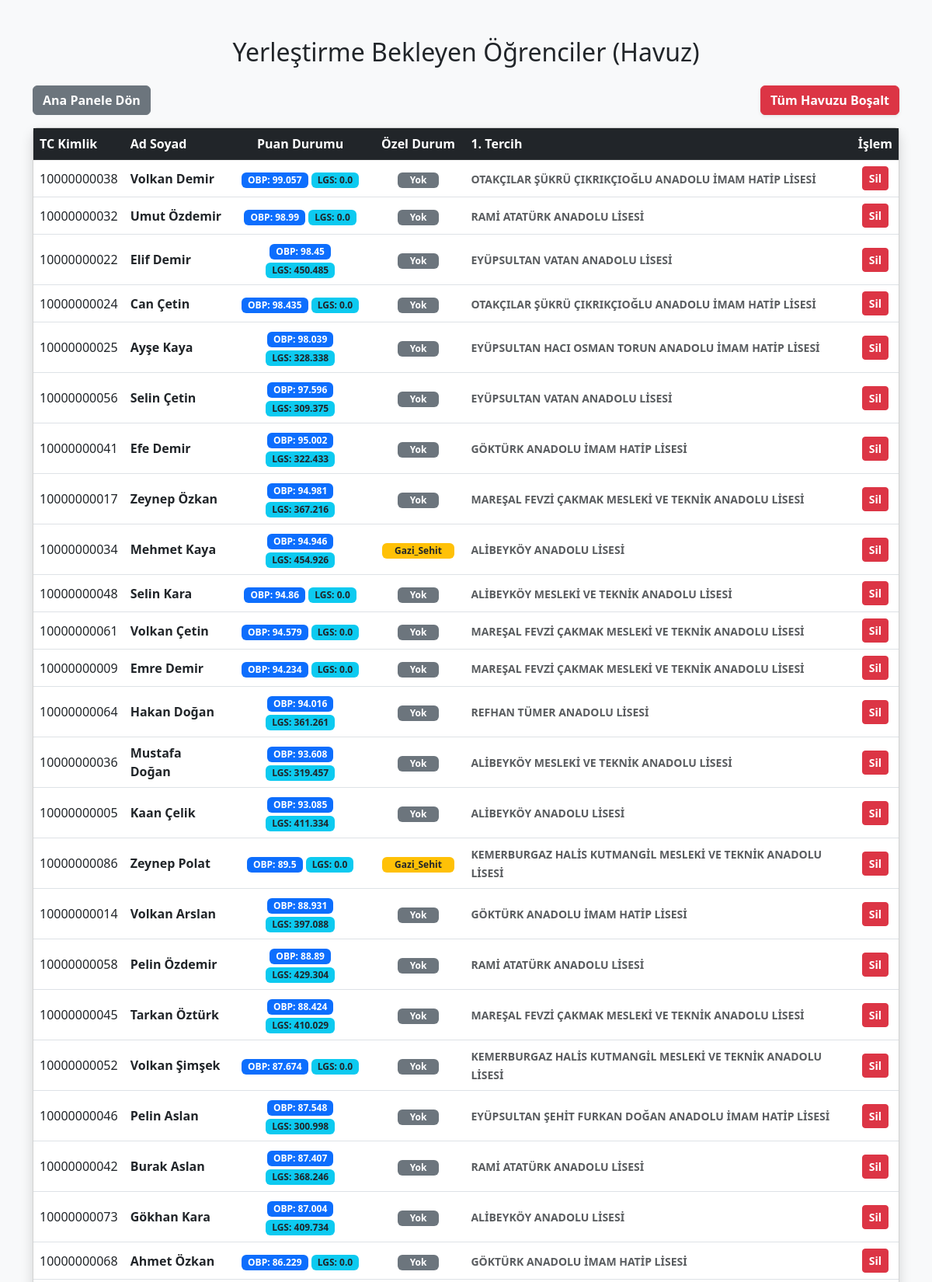
/havuz (upper part), run on the app's committed database.
### tables this page shows
CREATE TABLE tbl_ogrenciler (
            tc_kimlik VARCHAR(11) PRIMARY KEY,
            ad_soyad VARCHAR(100),
            dogum_tarihi DATE,
            medeni_durum BOOLEAN,
            mevcut_okul_id INTEGER,
            sinif_seviyesi INTEGER,
            sinif_tekrar_sayisi INTEGER,
            lgs_puani FLOAT,
            obp_puani FLOAT,
            ozel_durum_kodu VARCHAR(50),
            kayit_alani VARCHAR(50),
            tercih_1 VARCHAR(200),
            tercih_2 VARCHAR(200),
            tercih_3 VARCHAR(200)
        );

### app.py (the view)
@app.route('/havuz')
def ogrenci_havuzu():
    conn = sqlite3.connect(DB_YOLU)
    conn.row_factory = sqlite3.Row
    cursor = conn.cursor()
    cursor.execute("SELECT * FROM tbl_ogrenciler ORDER BY obp_puani DESC")
    ogrenciler = cursor.fetchall()
    conn.close()
    return render_template('havuz.html', ogrenciler=ogrenciler)

### templates/havuz.html (shortened to what this page needs)
<!DOCTYPE html>
<html lang="tr">
<head>
    <link href="https://cdn.jsdelivr.net/npm/bootstrap@5.3.0/dist/css/bootstrap.min.css" rel="stylesheet">
</head>
<body class="bg-light">
    <div class="container mt-5 mb-5">
        <h2 class="text-center mb-4">Yerleştirme Bekleyen Öğrenciler (Havuz)</h2>
        <div class="d-flex justify-content-between mb-3">
            <a href="/" class="btn btn-secondary fw-bold">Ana Panele Dön</a>
            <a href="/tum_ogrencileri_sil" class="btn btn-danger fw-bold shadow-sm" onclick="return confirm('Havuzdaki TÜM öğrencileri silmek istediğinize emin misiniz? Bu işlem geri alınamaz!');">Tüm Havuzu Boşalt</a>
        </div>
        <div class="card shadow">
            <div class="card-body p-0 table-responsive">
                <table class="table table-hover mb-0">
                    <thead class="table-dark">
                        <tr>
                            <th>TC Kimlik</th>
                            <th>Ad Soyad</th>
                            <th class="text-center">Puan Durumu</th>
                            <th class="text-center">Özel Durum</th>
                            <th>1. Tercih</th>
                            <th class="text-center">İşlem</th>
                        </tr>
                    </thead>
                    <tbody>
                        {% for ogrenci in ogrenciler %}
                        <tr>
                            <td class="align-middle">{{ ogrenci.tc_kimlik }}</td>
                            <td class="align-middle"><strong>{{ ogrenci.ad_soyad }}</strong></td>
                            <td class="align-middle text-center">
                                <span class="badge bg-primary px-2 py-1">OBP: {{ ogrenci.obp_puani }}</span>
                                <span class="badge bg-info text-dark px-2 py-1">LGS: {{ ogrenci.lgs_puani }}</span>
                            </td>
                            <td class="align-middle text-center">
                                {% if 'Yok' not in ogrenci.ozel_durum_kodu %}
                                <span class="badge bg-warning text-dark px-3 py-1">{{ ogrenci.ozel_durum_kodu }}</span>
                                {% else %}
                                <span class="badge bg-secondary px-3 py-1">Yok</span>
                                {% endif %}
                            </td>
                            <td class="align-middle"><small class="text-muted fw-bold">{{ ogrenci.tercih_1 }}</small></td>
                            <td class="align-middle text-center">
                                <a href="/ogrenci_sil/{{ ogrenci.tc_kimlik }}" class="btn btn-sm btn-danger fw-bold" onclick="return confirm('{{ ogrenci.ad_soyad }} adlı öğrenciyi silmek istediğinize emin misiniz?');">Sil</a>
                            </td>
                        </tr>
                        {% else %}
                        <tr>
                            <td colspan="6" class="text-center py-4 text-muted">Havuzda kayıtlı öğrenci bulunmamaktadır.</td>
                        </tr>
                        {% endfor %}
                    </tbody>
                </table>
            </div>
        </div>
    </div>
</body>
</html>

### data on the page
tbl_ogrenciler: tc_kimlik "10000000038", ad_soyad "Volkan Demir", obp_puani "99.057", lgs_puani "0.0", ozel_durum_kodu "Yok", tercih_1 "OTAKÇILAR ŞÜKRÜ ÇIKRIKÇIOĞLU ANADOLU İMAM HATİP LİSESİ"
tbl_ogrenciler: tc_kimlik "10000000032", ad_soyad "Umut Özdemir", obp_puani "98.99", lgs_puani "0.0", ozel_durum_kodu "Yok", tercih_1 "RAMİ ATATÜRK ANADOLU LİSESİ"
tbl_ogrenciler: tc_kimlik "10000000022", ad_soyad "Elif Demir", obp_puani "98.45", lgs_puani "450.485", ozel_durum_kodu "Yok", tercih_1 "EYÜPSULTAN VATAN ANADOLU LİSESİ"
tbl_ogrenciler: tc_kimlik "10000000024", ad_soyad "Can Çetin", obp_puani "98.435", lgs_puani "0.0", ozel_durum_kodu "Yok", tercih_1 "OTAKÇILAR ŞÜKRÜ ÇIKRIKÇIOĞLU ANADOLU İMAM HATİP LİSESİ"
tbl_ogrenciler: tc_kimlik "10000000025", ad_soyad "Ayşe Kaya", obp_puani "98.039", lgs_puani "328.338", ozel_durum_kodu "Yok", tercih_1 "EYÜPSULTAN HACI OSMAN TORUN ANADOLU İMAM HATİP LİSESİ"
tbl_ogrenciler: tc_kimlik "10000000056", ad_soyad "Selin Çetin", obp_puani "97.596", lgs_puani "309.375", ozel_durum_kodu "Yok", tercih_1 "EYÜPSULTAN VATAN ANADOLU LİSESİ"
tbl_ogrenciler: tc_kimlik "10000000041", ad_soyad "Efe Demir", obp_puani "95.002", lgs_puani "322.433", ozel_durum_kodu "Yok", tercih_1 "GÖKTÜRK ANADOLU İMAM HATİP LİSESİ"
tbl_ogrenciler: tc_kimlik "10000000017", ad_soyad "Zeynep Özkan", obp_puani "94.981", lgs_puani "367.216", ozel_durum_kodu "Yok", tercih_1 "MAREŞAL FEVZİ ÇAKMAK MESLEKİ VE TEKNİK ANADOLU LİSESİ"
tbl_ogrenciler: tc_kimlik "10000000034", ad_soyad "Mehmet Kaya", obp_puani "94.946", lgs_puani "454.926", ozel_durum_kodu "Gazi_Sehit", tercih_1 "ALİBEYKÖY ANADOLU LİSESİ"
tbl_ogrenciler: tc_kimlik "10000000048", ad_soyad "Selin Kara", obp_puani "94.86", lgs_puani "0.0", ozel_durum_kodu "Yok", tercih_1 "ALİBEYKÖY MESLEKİ VE TEKNİK ANADOLU LİSESİ"
tbl_ogrenciler: tc_kimlik "10000000061", ad_soyad "Volkan Çetin", obp_puani "94.579", lgs_puani "0.0", ozel_durum_kodu "Yok", tercih_1 "MAREŞAL FEVZİ ÇAKMAK MESLEKİ VE TEKNİK ANADOLU LİSESİ"
tbl_ogrenciler: tc_kimlik "10000000009", ad_soyad "Emre Demir", obp_puani "94.234", lgs_puani "0.0", ozel_durum_kodu "Yok", tercih_1 "MAREŞAL FEVZİ ÇAKMAK MESLEKİ VE TEKNİK ANADOLU LİSESİ"
tbl_ogrenciler: tc_kimlik "10000000064", ad_soyad "Hakan Doğan", obp_puani "94.016", lgs_puani "361.261", ozel_durum_kodu "Yok", tercih_1 "REFHAN TÜMER ANADOLU LİSESİ"
tbl_ogrenciler: tc_kimlik "10000000036", ad_soyad "Mustafa Doğan", obp_puani "93.608", lgs_puani "319.457", ozel_durum_kodu "Yok", tercih_1 "ALİBEYKÖY MESLEKİ VE TEKNİK ANADOLU LİSESİ"
tbl_ogrenciler: tc_kimlik "10000000005", ad_soyad "Kaan Çelik", obp_puani "93.085", lgs_puani "411.334", ozel_durum_kodu "Yok", tercih_1 "ALİBEYKÖY ANADOLU LİSESİ"
tbl_ogrenciler: tc_kimlik "10000000086", ad_soyad "Zeynep Polat", obp_puani "89.5", lgs_puani "0.0", ozel_durum_kodu "Gazi_Sehit", tercih_1 "KEMERBURGAZ HALİS KUTMANGİL MESLEKİ VE TEKNİK ANADOLU LİSESİ"
tbl_ogrenciler: tc_kimlik "10000000014", ad_soyad "Volkan Arslan", obp_puani "88.931", lgs_puani "397.088", ozel_durum_kodu "Yok", tercih_1 "GÖKTÜRK ANADOLU İMAM HATİP LİSESİ"
tbl_ogrenciler: tc_kimlik "10000000058", ad_soyad "Pelin Özdemir", obp_puani "88.89", lgs_puani "429.304", ozel_durum_kodu "Yok", tercih_1 "RAMİ ATATÜRK ANADOLU LİSESİ"
tbl_ogrenciler: tc_kimlik "10000000045", ad_soyad "Tarkan Öztürk", obp_puani "88.424", lgs_puani "410.029", ozel_durum_kodu "Yok", tercih_1 "MAREŞAL FEVZİ ÇAKMAK MESLEKİ VE TEKNİK ANADOLU LİSESİ"
tbl_ogrenciler: tc_kimlik "10000000052", ad_soyad "Volkan Şimşek", obp_puani "87.674", lgs_puani "0.0", ozel_durum_kodu "Yok", tercih_1 "KEMERBURGAZ HALİS KUTMANGİL MESLEKİ VE TEKNİK ANADOLU LİSESİ"
tbl_ogrenciler: tc_kimlik "10000000046", ad_soyad "Pelin Aslan", obp_puani "87.548", lgs_puani "300.998", ozel_durum_kodu "Yok", tercih_1 "EYÜPSULTAN ŞEHİT FURKAN DOĞAN ANADOLU İMAM HATİP LİSESİ"
tbl_ogrenciler: tc_kimlik "10000000042", ad_soyad "Burak Aslan", obp_puani "87.407", lgs_puani "368.246", ozel_durum_kodu "Yok", tercih_1 "RAMİ ATATÜRK ANADOLU LİSESİ"
tbl_ogrenciler: tc_kimlik "10000000073", ad_soyad "Gökhan Kara", obp_puani "87.004", lgs_puani "409.734", ozel_durum_kodu "Yok", tercih_1 "ALİBEYKÖY ANADOLU LİSESİ"
tbl_ogrenciler: tc_kimlik "10000000068", ad_soyad "Ahmet Özkan", obp_puani "86.229", lgs_puani "0.0", ozel_durum_kodu "Yok", tercih_1 "GÖKTÜRK ANADOLU İMAM HATİP LİSESİ"
